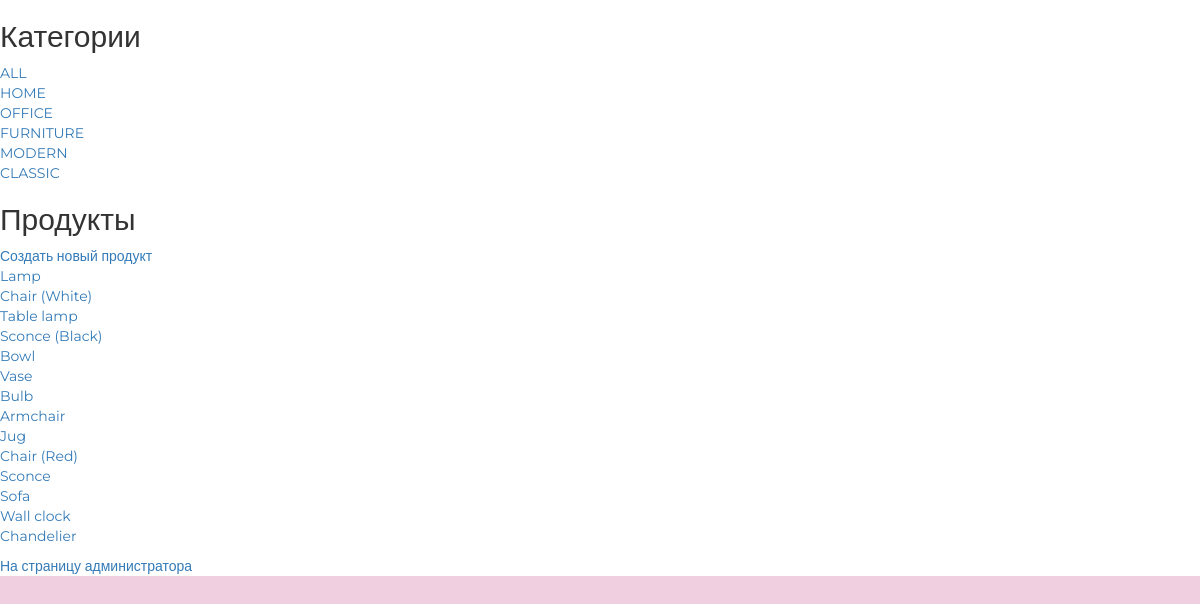
The page /admin_custom/products/read/ (signed in) on the database its author committed.
### mainapp/models.py (models this page shows, shortened)
class ProductCategory(models.Model):
    objects = models.Manager()
    class Meta:
        verbose_name = 'Категория'
        verbose_name_plural = 'Категории'
    name = models.CharField(verbose_name='Имя', max_length=64, unique=True)
    description = models.TextField(verbose_name='Описание', blank=True)
    is_active = models.BooleanField(db_index=True, verbose_name="Активный?", default=True)

class Product(models.Model):
    objects = models.Manager()
    class Meta:
        verbose_name = 'Продукт'
        verbose_name_plural = 'Продукты'
    category = models.ForeignKey(ProductCategory, db_index=True, on_delete=models.CASCADE)
    name = models.CharField(verbose_name='Имя продукта', max_length=128)
    image = models.ImageField(upload_to='products_images', blank=True)
    short_desc = models.CharField(verbose_name='Краткое описание продукта', max_length=60, blank=True)
    description = models.TextField(verbose_name='Описание продукта', blank=True)
    price = models.DecimalField(verbose_name='Цена продукта', max_digits=8, decimal_places=2, default=0)
    quantity = models.PositiveIntegerField(verbose_name='Количество на складе', default=0)
    is_hot = models.BooleanField(verbose_name="Горячий?", default=False)
    is_featured = models.BooleanField(verbose_name="Рекомендуемый?", default=False)
    is_new = models.BooleanField(verbose_name="Новый?", default=False)
    is_active = models.BooleanField(db_index=True, verbose_name="Активный?", default=True)

### adminapp/views.py (the view)
# urls.py: path('products/read/', adminapp.ProductListView.as_view(), name='products'),
class ProductListView(IsSuperUserView, ListView):
    model = Product
    template_name = 'adminapp/products.html'
    def get_context_data(self, *, object_list=None, **kwargs):
        context = super(ProductListView, self).get_context_data()
        context['title'] = 'Список продуктов'
        context['product_categories'] = ProductCategory.objects.all()
        return context
    def get_queryset(self):
        queryset = Product.objects.all()
        category_pk = self.kwargs.get('category_pk')
        if category_pk:
            queryset = queryset.filter(category=category_pk)
        return queryset

### adminapp/views.py (called while the page is built)
    def test_func(self):
        return self.request.user.is_superuser

### authapp/context_processors.py (called while the page is built)
def authapp_context(request):
    user = request.user
    context = common_context(user)
    return {'authapp_context': context}

### basketapp/context_processors.py (called while the page is built)
def basketapp_context(request):
    user = request.user
    context = common_context(user)
    context['path_to_basket_inc'] = 'basketapp/includes/'
    return {'basketapp_context': context}

### mainapp/common_context.py (called while the page is built)
def get_basket(user):
    basket_array = []
    if user.is_authenticated:
        basket_array = user.basket.select_related().all()
    return basket_array

def get_username(user):
    return 'Anonymous' if user.is_anonymous else user.first_name

def common_context(user):
    return {
        'path_to_common_img': path_to_common_img,
        'path_to_common_inc': path_to_common_inc,
        'path_to_media': path_to_media,
        'main_menu': main_menu,
        'info_menu': info_menu,
        'socials': socials,
        'contact_information': contact_information,
        'basket_items': get_basket(user),
        'username': get_username(user),
    }

### mainapp/context_processors.py (called while the page is built)
def mainapp_context(request):
    user = request.user
    context = common_context(user)
    context['path_to_main_img'] = 'mainapp/img/'
    context['path_to_main_inc'] = 'mainapp/includes/'
    return {'mainapp_context': context}

### ordersapp/context_processors.py (called while the page is built)
def ordersapp_context(request):
    user = request.user
    context = common_context(user)
    context['path_to_orders_inc'] = 'ordersapp/includes/'
    return {'ordersapp_context': context}

### adminapp/templates/adminapp/products.html (shortened to what this page needs)
{% extends 'mainapp/base.html'%}
{% load static %}
{% block container %}
<h2>Категории</h2>
{% include 'adminapp/includes/inc_product_category_menu.html' %}
<h2>Продукты</h2>
<a href="{% url 'admin_custom_urls:product_create' %}">Создать новый продукт</a>
<ul>
    {% for object in object_list %}
    <li>
        <a href="{% url 'admin_custom_urls:product_read' object.pk %}">{{ object.name }}</a>
    </li>
    {% endfor %}
</ul>
<a href="{% url 'admin_custom_urls:index' %}">На страницу администратора</a>
{% endblock %}

### adminapp/templates/adminapp/includes/inc_product_category_menu.html
<ul>
    <li>
        <a href="{% url 'admin_custom_urls:products' %}">ALL</a>
    </li>
    {% for category in product_categories %}
    <li>
        <a href="{% url 'admin_custom_urls:products_by_category' category.pk %}">
            {{ category.name|upper }}
        </a>
    </li>
    {% endfor %}
</ul>

### static/css/style.css (style rules this page uses)
* { margin: 0; padding: 0; }
body { font-family: 'Montserrat', sans-serif; background-color: #f0d0e0; }
a { text-decoration: none; }
li { list-style-type: none; }

### rows shown on the page
ProductCategory: name "HOME"
ProductCategory: name "OFFICE"
ProductCategory: name "FURNITURE"
ProductCategory: name "MODERN"
ProductCategory: name "CLASSIC"
Product: name "Lamp"
Product: name "Chair (White)"
Product: name "Table lamp"
Product: name "Sconce (Black)"
Product: name "Bowl"
Product: name "Vase"
Product: name "Bulb"
Product: name "Armchair"
Product: name "Jug"
Product: name "Chair (Red)"
Product: name "Sconce"
Product: name "Sofa"
Product: name "Wall clock"
Product: name "Chandelier"
